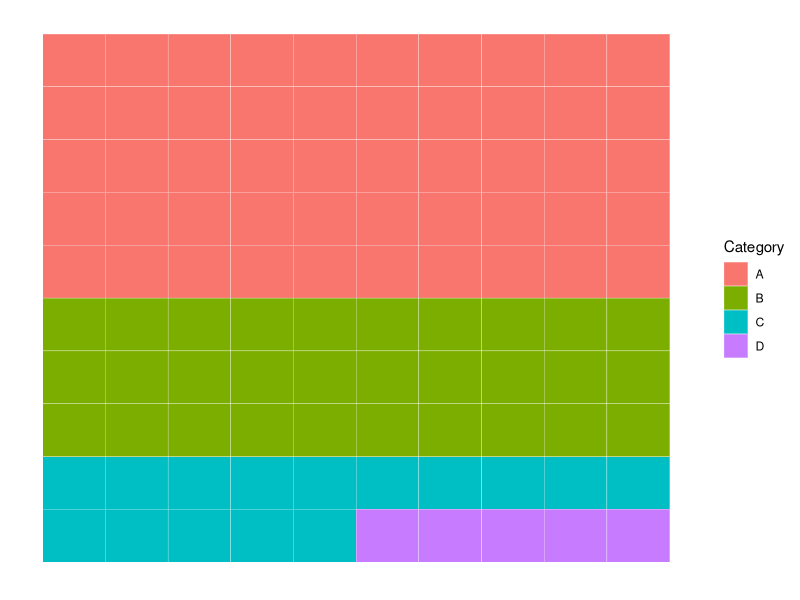
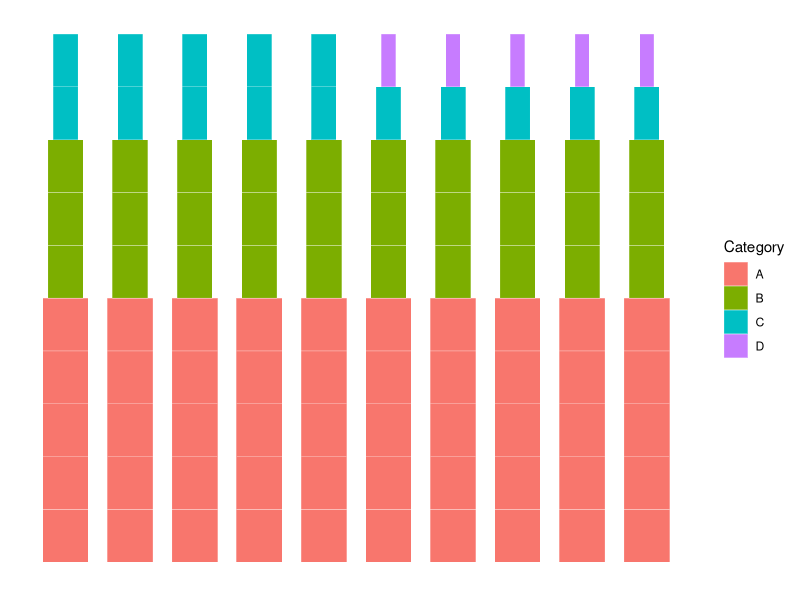
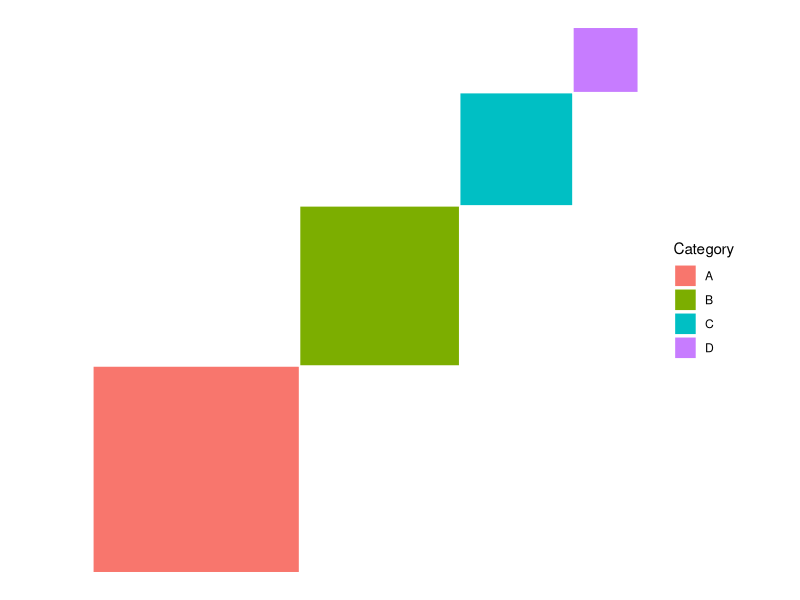
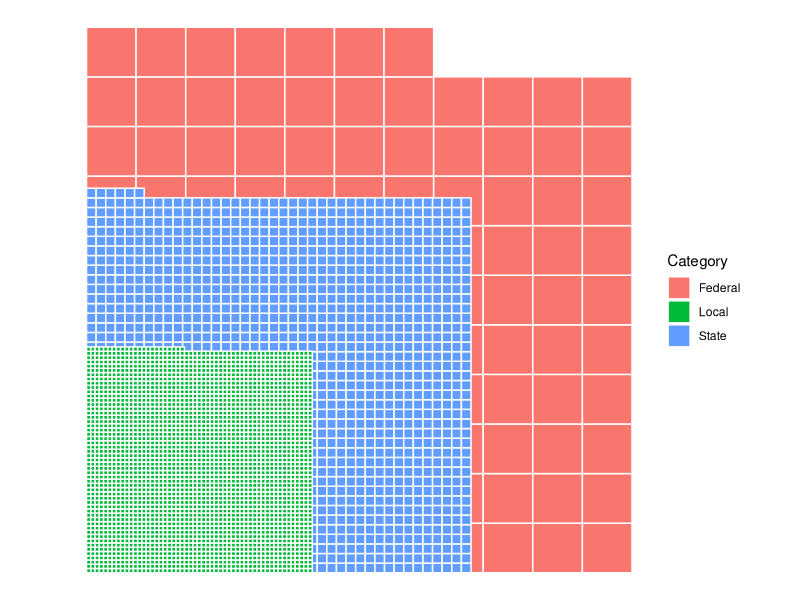
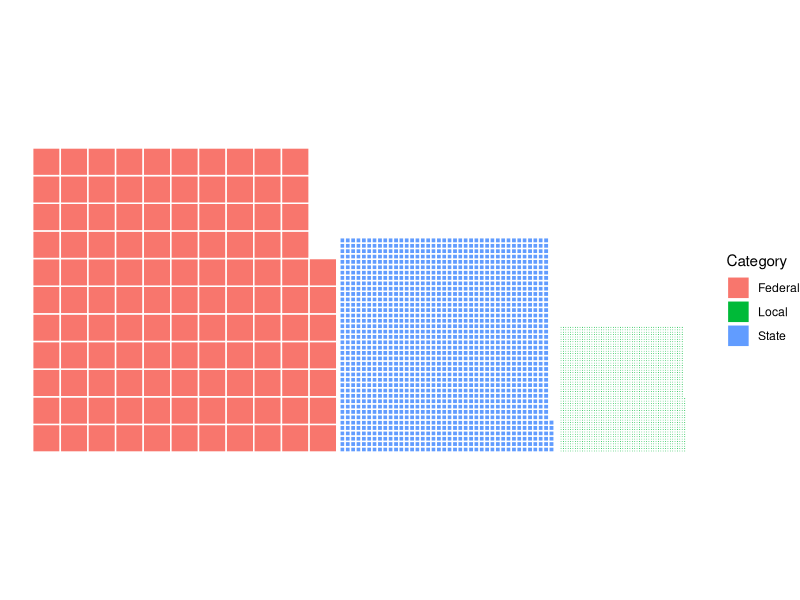
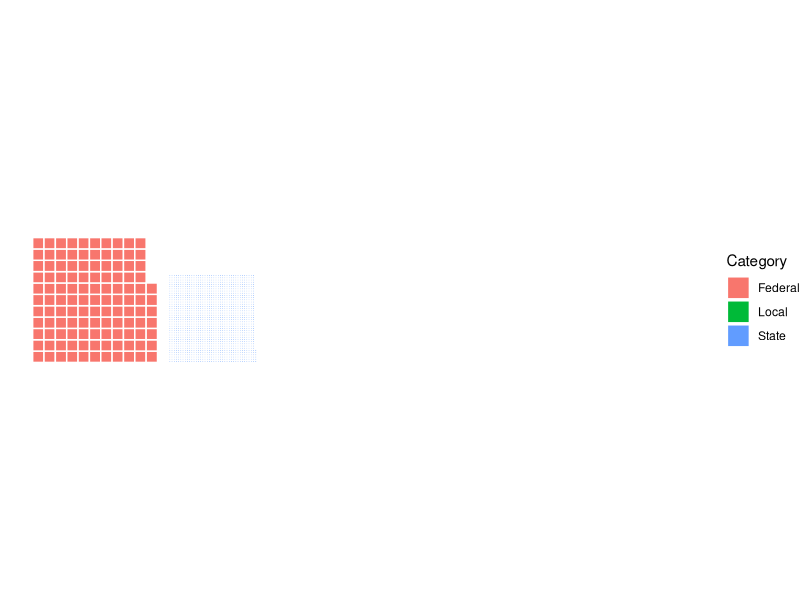
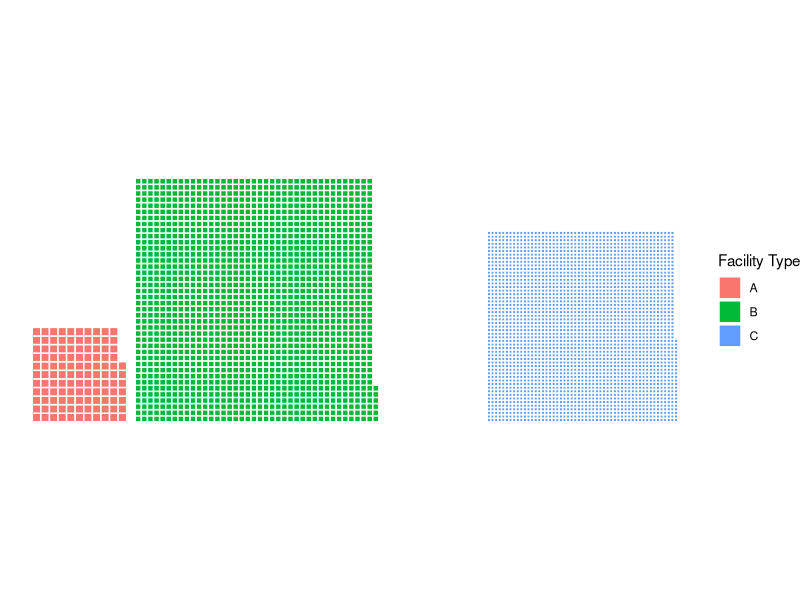

These charts were generated, in order, by the following R code:
library(tidyverse)


# Example data
data <- data.frame(
  category = c("A", "B", "C", "D"),
  value = c(50, 30, 15, 5) # Proportions or sizes
)

# Normalize values to create proportional sizes
data <- data %>%
  mutate(
    proportion = value / sum(value),          # Calculate proportion
    num_tiles = round(proportion * 100)      # Scale to 100 total tiles
  )

# Generate grid data for the waffle chart
waffle_data <- data %>%
  uncount(num_tiles) %>% # Create a row for each tile
  mutate(
    row = rep(1:10, each = 10, length.out = n()),  # Set grid rows
    col = rep(1:10, times = 10, length.out = n()) # Set grid columns
  )

# Plot the waffle chart
ggplot(waffle_data, aes(x = col, y = row, fill = category)) +
  geom_tile(color = "white") +
  scale_y_reverse() +       # Flip Y-axis for typical waffle orientation
  theme_minimal() +
  theme(
    panel.grid = element_blank(),
    axis.text = element_blank(),
    axis.title = element_blank(),
    axis.ticks = element_blank()
  ) +
  labs(fill = "Category")  # Add legend for categories


# Add unequal tile sizes
waffle_data <- waffle_data %>%
  mutate(
    wproportion = value / sum(value),     # Calculate proportion
    width = sqrt(proportion),           # Map width to square root of proportion
    height = sqrt(proportion)  # Scale width relative to values
  )



ggplot(waffle_data, aes(x = col, y = row, fill = category)) +
  geom_tile(aes(width = width), color = "white") +
 # scale_y_reverse() +
  theme_minimal() +
  theme(
    panel.grid = element_blank(),
    axis.text = element_blank(),
    axis.title = element_blank(),
    axis.ticks = element_blank()
  ) +
  labs(fill = "Category")

# Load necessary libraries
library(ggplot2)
library(dplyr)

# Example data
data <- data.frame(
  category = c("A", "B", "C", "D"),
  value = c(50, 30, 15, 5) # Values to scale sizes
)

# Normalize the values and calculate square dimensions
data <- data %>%
  mutate(
    proportion = value / sum(value),    # Calculate proportion
    size = sqrt(proportion),           # Scale dimensions based on square root of proportion
    area = proportion                  # Area proportional to value
  )

# Arrange squares in a compact grid
grid_layout <- data %>%
  mutate(
    x_start = lag(cumsum(size), default = 0), # Starting x positions
    y_start = cumsum(lag(size, default = 0)), # Adjust y positions to arrange in a grid
    x_end = x_start + size,                   # Ending x positions
    y_end = y_start + size                    # Ending y positions
  )

# Plot the scaled squares in a grid layout
ggplot(grid_layout) +
  geom_rect(
    aes(
      xmin = x_start,
      xmax = x_end,
      ymin = y_start,
      ymax = y_end,
      fill = category
    ),
    color = "white"
  ) +
  coord_fixed() +  # Maintain square proportions
  theme_void() +   # Clean up unnecessary plot elements
  labs(fill = "Category")


# Load necessary libraries
library(ggplot2)
library(dplyr)
library(tidyr)

# Example data: replace this with your actual dataset
data <- data.frame(
  category = c("Federal", "State", "Local"),
  squares = c(117, 1566, 2779),  # Number of squares
  area = c(1358, 683, 238) # Total area for each category
)

# Step 1: Calculate size of each square
data <- data %>%
  mutate(
    square_size = sqrt(area / squares)  # Size (width and height) of each square
  )

# Step 2: Generate grid positions for each category
# We create a grid for each category using the number of squares and scaled size
grid_data <- data %>%
  rowwise() %>%
  mutate(
    square_positions = list(
      expand.grid(
        x = (1:ceiling(sqrt(squares))) * square_size,  # x positions based on square size
        y = (1:ceiling(sqrt(squares))) * square_size  # y positions based on square size
      )[1:squares, ] # Limit to the actual number of squares
    )
  ) %>%
  unnest(square_positions)

# Step 3: Add category to each square for plotting
grid_data <- grid_data %>%
  mutate(
    xmin = x - square_size,  # Bottom-left x coordinate
    xmax = x,                # Top-right x coordinate
    ymin = y - square_size,  # Bottom-left y coordinate
    ymax = y,                # Top-right y coordinate
    category = rep(data$category, data$squares) # Repeat categories based on number of squares
  )

# Step 4: Plot the scaled squares
ggplot(grid_data) +
  geom_rect(
    aes(
      xmin = xmin,
      xmax = xmax,
      ymin = ymin,
      ymax = ymax,
      fill = category
    ),
    color = "white"
  ) +
  coord_fixed() +  # Ensure squares are proportional
  theme_void() +   # Clean up the plot
  labs(fill = "Category")  # Add a legend for categories

# Example data: replace this with your actual dataset
data <- data.frame(
  category = c("Federal", "State", "Local"),
  squares = c(117, 1566, 2779),  # Number of squares
  area = c(1358, 683, 238) # Total area for each category
)

# Step 1: Calculate the size of each square
data <- data %>%
  mutate(
    square_size = sqrt(area / squares)  # Size (width/height) of each square
  )

# Step 2: Generate grid positions for each square within each category
grid_data <- data %>%
  rowwise() %>%
  mutate(
    square_positions = list(
      data.frame(
        x = rep(1:ceiling(sqrt(squares)), each = ceiling(sqrt(squares))),
        y = rep(1:ceiling(sqrt(squares)), times = ceiling(sqrt(squares)))
      )[1:squares, ] # Limit to the actual number of squares
    )
  ) %>%
  unnest(square_positions)

# Step 3: Adjust positions for categories to ensure compact layout
# Offset each category's starting position
category_offsets <- data %>%
  mutate(
    x_offset = cumsum(lag(sqrt(area), default = 0) + 1),  # Add padding between categories
    y_offset = 0                                         # All categories start from y=0
  )

grid_data <- grid_data %>%
  left_join(category_offsets, by = "category") %>%
  mutate(
    x = x * square_size.x + x_offset,  # Adjust x based on category offset
    y = y * square_size.x + y_offset   # Adjust y based on square size
  )

# Step 4: Add dimensions for `geom_rect`
grid_data <- grid_data %>%
  mutate(
    xmin = x - square_size.x,  # Bottom-left x
    xmax = x,                # Top-right x
    ymin = y - square_size.x,  # Bottom-left y
    ymax = y                 # Top-right y
  )

# Step 5: Plot the scaled waffle chart
ggplot(grid_data) +
  geom_rect(
    aes(
      xmin = xmin,
      xmax = xmax,
      ymin = ymin,
      ymax = ymax,
      fill = category
    ),
    color = "white"
  ) +
  coord_fixed() +  # Keep square proportions
  theme_void() +   # Clean up the plot
  labs(fill = "Category")  # Add legend

# Example data: replace this with your actual dataset
data <- data.frame(
  category = c("Federal", "State", "Local"),
  squares = c(117, 1566, 2779),  # Number of squares
  area = c(1358, 683, 238) # Total area for each category
)

# Step 1: Calculate the size of each square
data <- data %>%
  mutate(
    square_size = sqrt(area / squares)  # Size (width/height) of each square
  )

# Step 2: Generate grid positions for each square within each category
grid_data <- data %>%
  rowwise() %>%
  mutate(
    square_positions = list(
      data.frame(
        x = rep(1:ceiling(sqrt(squares)), each = ceiling(sqrt(squares))),
        y = rep(1:ceiling(sqrt(squares)), times = ceiling(sqrt(squares)))
      )[1:squares, ] # Limit to the actual number of squares
    )
  ) %>%
  unnest(square_positions)

# Step 3: Adjust positions for categories to ensure compact layout
# Offset each category's starting position
category_offsets <- data %>%
  mutate(
    x_offset = cumsum(lag(ceiling(sqrt(squares)), default = 0) * max(square_size) + max(square_size)), 
    y_offset = 0
  )

grid_data <- grid_data %>%
  left_join(category_offsets, by = "category") %>%
  mutate(
    x = (x - 1) * square_size.x + x_offset,  # Scale and offset x
    y = (y - 1) * square_size.x + y_offset   # Scale y
  )

# Step 4: Add dimensions for `geom_rect`
grid_data <- grid_data %>%
  mutate(
    xmin = x,                   # Bottom-left x
    xmax = x + square_size.x,     # Top-right x
    ymin = y,                   # Bottom-left y
    ymax = y + square_size.x      # Top-right y
  )

# Step 5: Plot the scaled waffle chart
ggplot(grid_data) +
  geom_rect(
    aes(
      xmin = xmin,
      xmax = xmax,
      ymin = ymin,
      ymax = ymax,
      fill = category
    ),
    color = "white"
  ) +
  coord_fixed() +  # Keep square proportions
  theme_void() +   # Clean up the plot
  labs(fill = "Category")  # Add legend


# Load necessary libraries
library(ggplot2)
library(dplyr)
library(tidyr)

# Input data
data <- data.frame(
  facility_type = c("A", "B", "C"),
  number = c(117, 1566, 2779),       # Number of buckets
  prisoners = c(159000, 1071000, 663000), # Total 
  prisoners_per_facility = c(1358.97, 683.91, 238.57) # Number per bucket
)

# Step 1: Calculate the size of each square
data <- data %>%
  mutate(
    square_size = sqrt(prisoners / number)  # Size (width/height) of each square
  )

# Step 2: Generate grid positions for each square
grid_data <- data %>%
  rowwise() %>%
  mutate(
    square_positions = list(
      data.frame(
        x = rep(1:ceiling(sqrt(number)), each = ceiling(sqrt(number))),
        y = rep(1:ceiling(sqrt(number)), times = ceiling(sqrt(number)))
      )[1:number, ]  # Limit to the actual number of squares
    )
  ) %>%
  unnest(square_positions)

# Step 3: Adjust positions for categories to ensure compact layout
category_offsets <- data %>%
  mutate(
    x_offset = cumsum(lag(ceiling(sqrt(number)), default = 0) * max(square_size) + max(square_size)),
    y_offset = 0
  )

grid_data <- grid_data %>%
  left_join(category_offsets, by = "facility_type") %>%
  mutate(
    x = (x - 1) * square_size.x + x_offset,  # Scale and offset x
    y = (y - 1) * square_size.x + y_offset   # Scale y
  )

# Step 4: Add dimensions for `geom_rect`
grid_data <- grid_data %>%
  mutate(
    xmin = x,                   # Bottom-left x
    xmax = x + square_size.x,     # Top-right x
    ymin = y,                   # Bottom-left y
    ymax = y + square_size.x      # Top-right y
  )

# Step 5: Plot the waffle chart
ggplot(grid_data) +
  geom_rect(
    aes(
      xmin = xmin,
      xmax = xmax,
      ymin = ymin,
      ymax = ymax,
      fill = facility_type
    ),
    color = "white"
  ) +
  coord_fixed() +  # Keep square proportions
  theme_void() +   # Clean up the plot
  labs(fill = "Facility Type")  # Add legend

